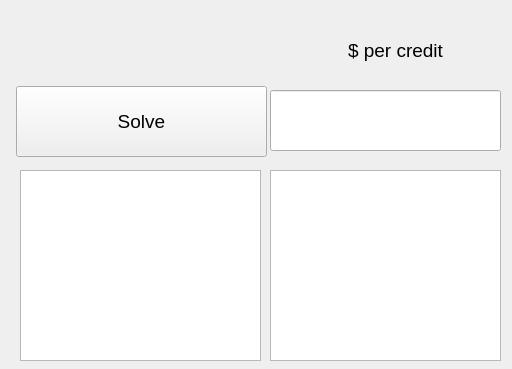
<?xml version="1.0" encoding="UTF-8"?>
<ui version="4.0">
 <class>MainWindow</class>
 <widget class="QMainWindow" name="MainWindow">
  <property name="geometry">
   <rect>
    <x>0</x>
    <y>0</y>
    <width>512</width>
    <height>369</height>
   </rect>
  </property>
  <property name="sizePolicy">
   <sizepolicy hsizetype="Preferred" vsizetype="Preferred">
    <horstretch>0</horstretch>
    <verstretch>0</verstretch>
   </sizepolicy>
  </property>
  <property name="windowTitle">
   <string>MainWindow</string>
  </property>
  <widget class="QWidget" name="centralwidget">
   <widget class="QPushButton" name="solveButton">
    <property name="geometry">
     <rect>
      <x>16</x>
      <y>86</y>
      <width>251</width>
      <height>71</height>
     </rect>
    </property>
    <property name="font">
     <font>
      <pointsize>14</pointsize>
     </font>
    </property>
    <property name="text">
     <string>Solve</string>
    </property>
   </widget>
   <widget class="QLabel" name="label">
    <property name="geometry">
     <rect>
      <x>290</x>
      <y>30</y>
      <width>211</width>
      <height>41</height>
     </rect>
    </property>
    <property name="font">
     <font>
      <pointsize>14</pointsize>
     </font>
    </property>
    <property name="text">
     <string>$ per credit</string>
    </property>
    <property name="alignment">
     <set>Qt::AlignCenter</set>
    </property>
   </widget>
   <widget class="QLineEdit" name="valuePerCredit">
    <property name="geometry">
     <rect>
      <x>270</x>
      <y>90</y>
      <width>231</width>
      <height>61</height>
     </rect>
    </property>
    <property name="font">
     <font>
      <pointsize>14</pointsize>
     </font>
    </property>
    <property name="alignment">
     <set>Qt::AlignRight|Qt::AlignTrailing|Qt::AlignVCenter</set>
    </property>
   </widget>
   <widget class="QTextEdit" name="resultText">
    <property name="geometry">
     <rect>
      <x>20</x>
      <y>170</y>
      <width>241</width>
      <height>191</height>
     </rect>
    </property>
    <property name="font">
     <font>
      <pointsize>10</pointsize>
     </font>
    </property>
    <property name="readOnly">
     <bool>true</bool>
    </property>
   </widget>
   <widget class="QTextEdit" name="resultTextManual">
    <property name="geometry">
     <rect>
      <x>270</x>
      <y>170</y>
      <width>231</width>
      <height>191</height>
     </rect>
    </property>
    <property name="font">
     <font>
      <pointsize>10</pointsize>
     </font>
    </property>
    <property name="readOnly">
     <bool>true</bool>
    </property>
   </widget>
  </widget>
 </widget>
 <resources/>
 <connections/>
</ui>
